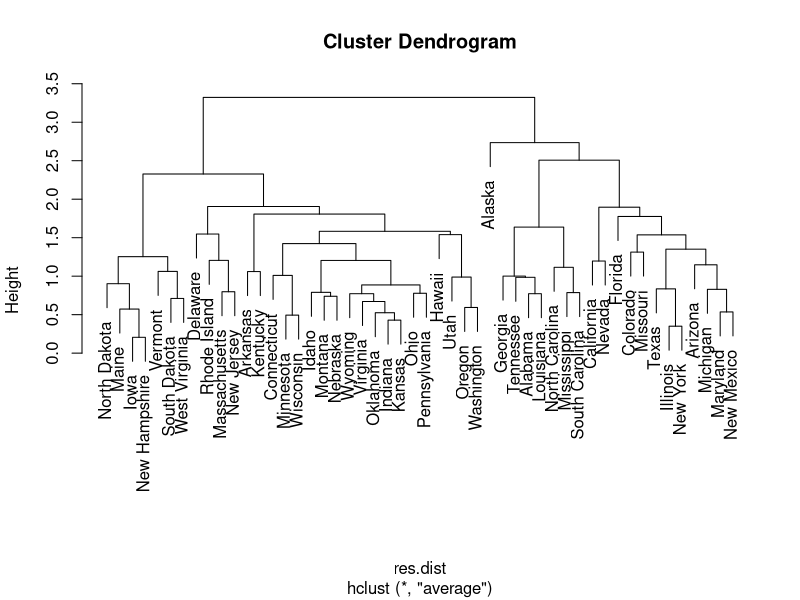
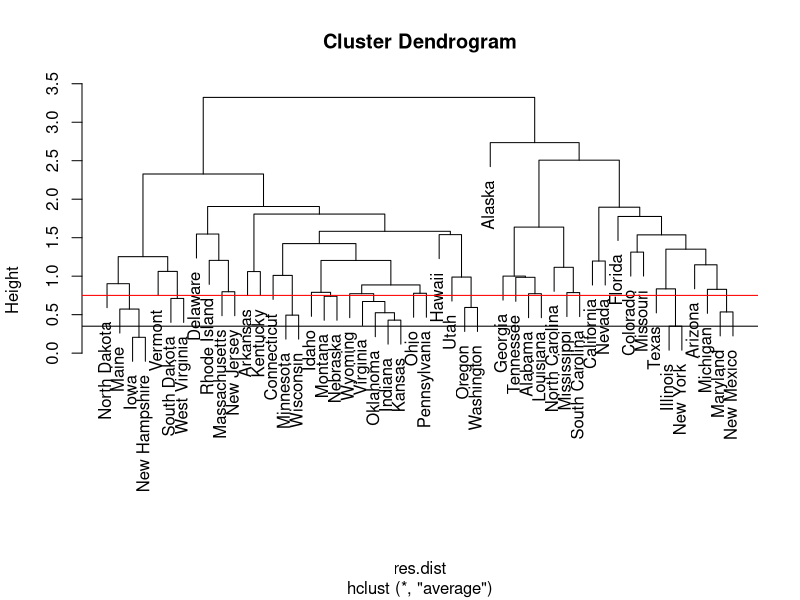

Here is the R script that generated these plots, in order:
df_data=USArrests
scaled_df=scale(df_data)
res.dist=dist(scaled_df,method="euclidean")
res.hc=hclust(res.dist,method="average")
plot(res.hc)
data=iris
data=data[,1:4]
scaled_iris=scale(data)
dist_iris=dist(scaled_df,method="euclidean")
dist_iris
head(dist_iris)[1:3]
df_dist_iris=as.matrix(dist_iris)
View(df_dist_iris)
dim(data)
dim(df_dist_iris)
write.table(df_dist_iris,file="dist_iris",sep="\t")
res.hc_iris=hclust(dist_iris,method="complete")
grp2=cutree(res.hc_iris,k=2)
table(grp2)
grp3=cutree(res.hc_iris,k=3)
table(grp3)
plot(res.hc)
abline(h=.35)
abline(h=.75,col=("red"))
grp1=cutree(res.hc,k=4)
table(grp1)
grp4=cutree(res.hc,h=.75)
table(grp4)
grp4=cutree(res.hc,h=2.0)
table(grp4)
